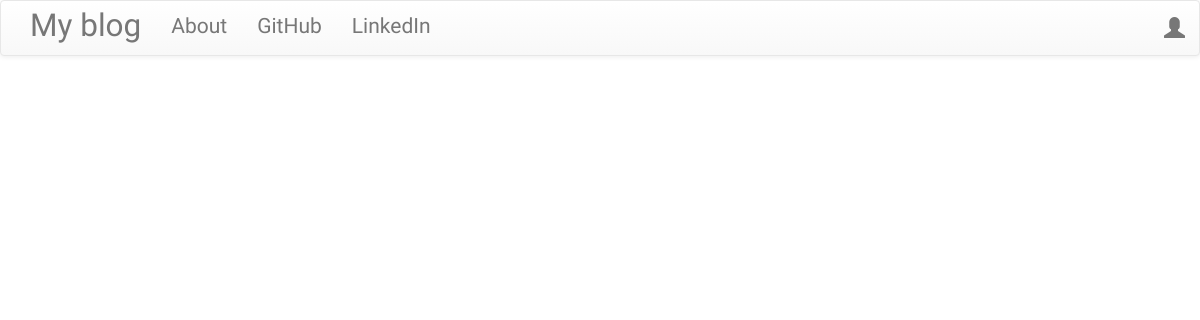
Before: / with the older database file.
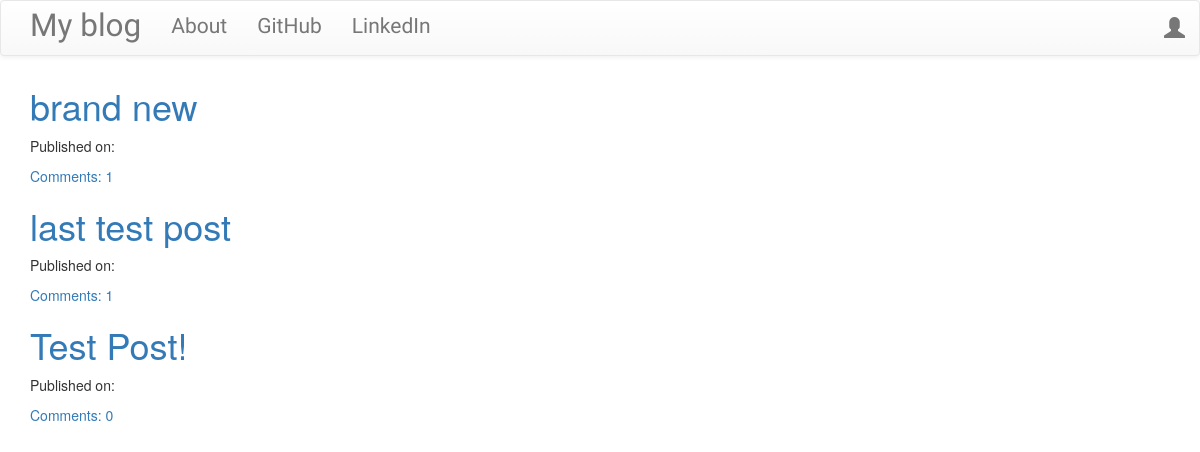
After: the same page with the newer database file.
### blog_app/models.py (models this page shows, shortened)
class Post(models.Model):
    author = models.ForeignKey('auth.User', on_delete=models.CASCADE)
    title = models.CharField(max_length=200)
    text = models.TextField()
    created_date = models.DateTimeField(default=timezone.now)
    published_date = models.DateTimeField(blank=True, null=True)
    def approve_comments(self):
        return self.comments.filter(approved_comment=True)

### blog_app/views.py (the view)
# urls.py: re_path(r'^$', views.PostListView.as_view(), name='post_list'),
class PostListView(ListView):
    model = Post
    def get_queryset(self):
        return Post.objects.filter(published_date__lte=timezone.now()).order_by('-published_date')

### blog_app/templates/blog_app/post_list.html
{% extends 'blog_app/base.html' %}
{% block content %}
    <div class="centerstage">
        {% for post in post_list %}
            <div class="post">
                <h1><a href="{% url 'post_detail' pk=post.pk %}">{{post.title}}</a></h1>
                <div class="date">
                    <p>Published on: {{post.published|date:"D M Y"}}</p>
                </div>
                <a href="{% url 'post_detail' pk=post.pk %}">Comments: {{post.approve_comments.count}}</a>
            </div>
        {% endfor %}
    </div>
{% endblock content %}

### blog_app/templates/blog_app/base.html (shortened to what this page needs)
<!DOCTYPE html>
{% load static %}
<html lang="en">
<head>
    <link rel="stylesheet" href="https://cdn.jsdelivr.net/npm/bootstrap@3.3.7/dist/css/bootstrap.min.css">
    <link rel="stylesheet" href="https://cdn.jsdelivr.net/npm/bootstrap@3.3.7/dist/css/bootstrap-theme.min.css">
    <link rel="stylesheet" href="//cdn.jsdelivr.net/npm/medium-editor@latest/dist/css/medium-editor.min.css" type="text/css" media="screen" charset="utf-8">
    <link rel="stylesheet" href="{% static 'css/blog.css' %}">
</head>
<body class="loader">
    <nav class="navbar navbar-default techfont custom-navbar">
        <div class="container">
            <ul class="nav navbar-nav">
                <li><a class="navbar-brand bigbrand" href="{% url 'post_list' %}">My blog</a></li>
                <li><a href="{% url 'about' %}">About</a></li>
                <li><a href="#">GitHub</a></li>
                <li><a href="#">LinkedIn</a></li>
            </ul>
            <ul class="nav navbar-nav navbar-right">
                {% if user.is_authenticated %}
                <li><a href="{% url 'post_new' %}">New Post</a></li>
                <li><a href="{% url 'post_draft_list' %}">Drafts</a></li>
                <li><a href="{% url 'logout' %}">Log Out</a></li>
                <li><a href="#">{{user.username}}</a></li>
                {% else %}
                <li><a class="nav navbar-right" href="{% url 'login' %}"><span class="glyphicon glyphicon-user"></span></a></li>
                {% endif %}
            </ul>
        </div>
    </nav>
    <div class="content container">
        <div class="row">
            <div class="col-md-8">
                <div class="blog_posts">
                    {% block content %}
                    {% endblock content %}
                </div>
            </div>
        </div>
    </div>
</body>
</html>

### blog_app/static/css/blog.css (style rules this page uses)
.techfont { font-family: 'Russo One', sans-serif; font-size: 1.5em; margin-bottom: 10px; }
.bigbrand { font-size: 1.5em; }
.centerstage { margin-left: auto; margin-right: auto; }
.loader { filter: hue-rotate(0deg); color: linear-gradient(45deg, #0f8, #08f); animation: hue 10000ms infinite linear; }

Changed rows visible on the page:
added Post: title "brand new", approve_comments.count "1"
added Post: title "last test post", approve_comments.count "1"
added Post: title "Test Post!", approve_comments.count "0"
